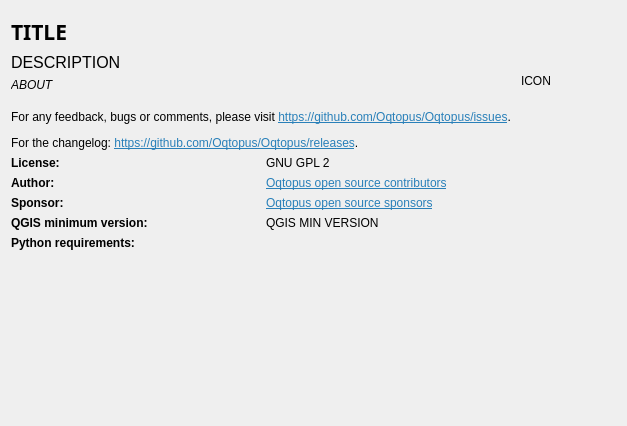
<?xml version="1.0" encoding="UTF-8"?>
<ui version="4.0">
 <class>AboutDialog</class>
 <widget class="QDialog" name="AboutDialog">
  <property name="geometry">
   <rect>
    <x>0</x>
    <y>0</y>
    <width>627</width>
    <height>426</height>
   </rect>
  </property>
  <property name="windowTitle">
   <string>Dialog</string>
  </property>
  <layout class="QGridLayout" name="gridLayout">
   <item row="6" column="0">
    <spacer name="verticalSpacer">
     <property name="orientation">
      <enum>Qt::Vertical</enum>
     </property>
     <property name="sizeHint" stdset="0">
      <size>
       <width>20</width>
       <height>40</height>
      </size>
     </property>
    </spacer>
   </item>
   <item row="1" column="0">
    <layout class="QVBoxLayout" name="verticalLayout">
     <item>
      <widget class="QLabel" name="titleLabel">
       <property name="font">
        <font>
         <family>Sans Serif</family>
         <pointsize>16</pointsize>
         <weight>75</weight>
         <bold>true</bold>
        </font>
       </property>
       <property name="text">
        <string>TITLE</string>
       </property>
      </widget>
     </item>
     <item>
      <widget class="QLabel" name="descriptionLabel">
       <property name="font">
        <font>
         <pointsize>12</pointsize>
        </font>
       </property>
       <property name="text">
        <string>DESCRIPTION</string>
       </property>
      </widget>
     </item>
     <item>
      <widget class="QLabel" name="aboutLabel">
       <property name="font">
        <font>
         <italic>true</italic>
        </font>
       </property>
       <property name="text">
        <string>ABOUT</string>
       </property>
       <property name="wordWrap">
        <bool>true</bool>
       </property>
      </widget>
     </item>
    </layout>
   </item>
   <item row="5" column="0">
    <layout class="QGridLayout" name="gridLayout_2">
     <item row="1" column="1">
      <widget class="QLabel" name="label_8">
       <property name="text">
        <string>&lt;html&gt;&lt;head/&gt;&lt;body&gt;&lt;p&gt;&lt;a href=&quot;https://github.com/Oqtopus/Home/wiki/Oqtopus-open-source-Community#contributors&quot;&gt;&lt;span style=&quot; text-decoration: underline; color:#2980b9;&quot;&gt;Oqtopus open source contributors&lt;/span&gt;&lt;/a&gt;&lt;/p&gt;&lt;/body&gt;&lt;/html&gt;</string>
       </property>
       <property name="openExternalLinks">
        <bool>true</bool>
       </property>
      </widget>
     </item>
     <item row="4" column="0">
      <widget class="QLabel" name="label_11">
       <property name="font">
        <font>
         <weight>75</weight>
         <bold>true</bold>
        </font>
       </property>
       <property name="text">
        <string>Python requirements:</string>
       </property>
      </widget>
     </item>
     <item row="1" column="0">
      <widget class="QLabel" name="label_4">
       <property name="font">
        <font>
         <weight>75</weight>
         <bold>true</bold>
        </font>
       </property>
       <property name="text">
        <string>Author:</string>
       </property>
      </widget>
     </item>
     <item row="3" column="1">
      <widget class="QLabel" name="qgisMinimumVersionLabel">
       <property name="text">
        <string>QGIS MIN VERSION</string>
       </property>
      </widget>
     </item>
     <item row="3" column="0">
      <widget class="QLabel" name="label_6">
       <property name="font">
        <font>
         <weight>75</weight>
         <bold>true</bold>
        </font>
       </property>
       <property name="text">
        <string>QGIS minimum version:</string>
       </property>
      </widget>
     </item>
     <item row="0" column="0">
      <widget class="QLabel" name="label_2">
       <property name="font">
        <font>
         <weight>75</weight>
         <bold>true</bold>
        </font>
       </property>
       <property name="text">
        <string>License:</string>
       </property>
      </widget>
     </item>
     <item row="2" column="0">
      <widget class="QLabel" name="label_5">
       <property name="font">
        <font>
         <weight>75</weight>
         <bold>true</bold>
        </font>
       </property>
       <property name="text">
        <string>Sponsor:</string>
       </property>
      </widget>
     </item>
     <item row="2" column="1">
      <widget class="QLabel" name="label_9">
       <property name="text">
        <string>&lt;html&gt;&lt;head/&gt;&lt;body&gt;&lt;p&gt;&lt;a href=&quot;https://github.com/Oqtopus/Home/wiki/Oqtopus-open-source-Community#sponsors&quot;&gt;&lt;span style=&quot; text-decoration: underline; color:#2980b9;&quot;&gt;Oqtopus open source sponsors&lt;/span&gt;&lt;/a&gt;&lt;/p&gt;&lt;/body&gt;&lt;/html&gt;</string>
       </property>
       <property name="openExternalLinks">
        <bool>true</bool>
       </property>
      </widget>
     </item>
     <item row="0" column="1">
      <widget class="QLabel" name="label_7">
       <property name="text">
        <string>GNU GPL 2</string>
       </property>
      </widget>
     </item>
    </layout>
   </item>
   <item row="4" column="0">
    <widget class="QLabel" name="label">
     <property name="text">
      <string>&lt;html&gt;&lt;head/&gt;&lt;body&gt;&lt;p&gt;For any feedback, bugs or comments, please visit &lt;a href=&quot;https://github.com/Oqtopus/Oqtopus/issues&quot;&gt;&lt;span style=&quot; text-decoration: underline; color:#2980b9;&quot;&gt;https://github.com/Oqtopus/Oqtopus/issues&lt;/span&gt;&lt;/a&gt;. &lt;/p&gt;&lt;p&gt;For the changelog: &lt;a href=&quot;https://github.com/Oqtopus/Oqtopus/releases&quot;&gt;&lt;span style=&quot; text-decoration: underline; color:#2980b9;&quot;&gt;https://github.com/Oqtopus/Oqtopus/releases&lt;/span&gt;&lt;/a&gt;.&lt;/p&gt;&lt;/body&gt;&lt;/html&gt;</string>
     </property>
     <property name="openExternalLinks">
      <bool>true</bool>
     </property>
    </widget>
   </item>
   <item row="0" column="1" rowspan="5">
    <widget class="QLabel" name="iconLabel">
     <property name="text">
      <string>ICON</string>
     </property>
    </widget>
   </item>
  </layout>
 </widget>
 <resources/>
 <connections/>
</ui>
